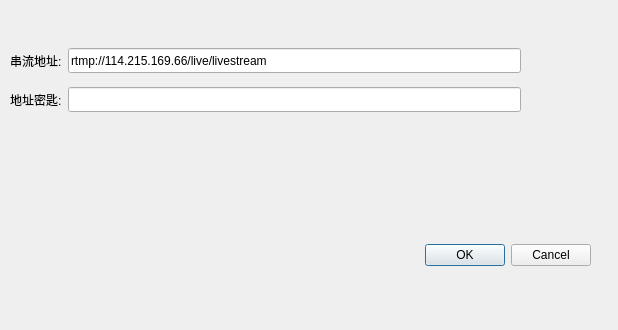
<?xml version="1.0" encoding="UTF-8"?>
<ui version="4.0">
 <class>LiveSettingDialog</class>
 <widget class="QDialog" name="LiveSettingDialog">
  <property name="geometry">
   <rect>
    <x>0</x>
    <y>0</y>
    <width>618</width>
    <height>330</height>
   </rect>
  </property>
  <property name="windowTitle">
   <string>直播设置</string>
  </property>
  <widget class="QDialogButtonBox" name="buttonBox">
   <property name="geometry">
    <rect>
     <x>190</x>
     <y>240</y>
     <width>401</width>
     <height>31</height>
    </rect>
   </property>
   <property name="orientation">
    <enum>Qt::Horizontal</enum>
   </property>
   <property name="standardButtons">
    <set>QDialogButtonBox::Cancel|QDialogButtonBox::Ok</set>
   </property>
  </widget>
  <widget class="QWidget" name="">
   <property name="geometry">
    <rect>
     <x>10</x>
     <y>40</y>
     <width>511</width>
     <height>81</height>
    </rect>
   </property>
   <layout class="QGridLayout" name="gridLayout">
    <item row="0" column="0">
     <widget class="QLabel" name="label">
      <property name="maximumSize">
       <size>
        <width>100</width>
        <height>16777215</height>
       </size>
      </property>
      <property name="text">
       <string>串流地址:</string>
      </property>
     </widget>
    </item>
    <item row="0" column="1">
     <widget class="QLineEdit" name="urlStreamLineEdit">
      <property name="minimumSize">
       <size>
        <width>0</width>
        <height>25</height>
       </size>
      </property>
      <property name="text">
       <string>rtmp://114.215.169.66/live/livestream</string>
      </property>
     </widget>
    </item>
    <item row="1" column="0">
     <widget class="QLabel" name="label_2">
      <property name="maximumSize">
       <size>
        <width>100</width>
        <height>16777215</height>
       </size>
      </property>
      <property name="text">
       <string>地址密匙:</string>
      </property>
     </widget>
    </item>
    <item row="1" column="1">
     <widget class="QLineEdit" name="urlKeyLineEdit">
      <property name="minimumSize">
       <size>
        <width>0</width>
        <height>25</height>
       </size>
      </property>
      <property name="text">
       <string/>
      </property>
     </widget>
    </item>
   </layout>
  </widget>
 </widget>
 <resources/>
 <connections>
  <connection>
   <sender>buttonBox</sender>
   <signal>accepted()</signal>
   <receiver>LiveSettingDialog</receiver>
   <slot>accept()</slot>
   <hints>
    <hint type="sourcelabel">
     <x>248</x>
     <y>254</y>
    </hint>
    <hint type="destinationlabel">
     <x>157</x>
     <y>274</y>
    </hint>
   </hints>
  </connection>
  <connection>
   <sender>buttonBox</sender>
   <signal>rejected()</signal>
   <receiver>LiveSettingDialog</receiver>
   <slot>reject()</slot>
   <hints>
    <hint type="sourcelabel">
     <x>316</x>
     <y>260</y>
    </hint>
    <hint type="destinationlabel">
     <x>286</x>
     <y>274</y>
    </hint>
   </hints>
  </connection>
 </connections>
</ui>
